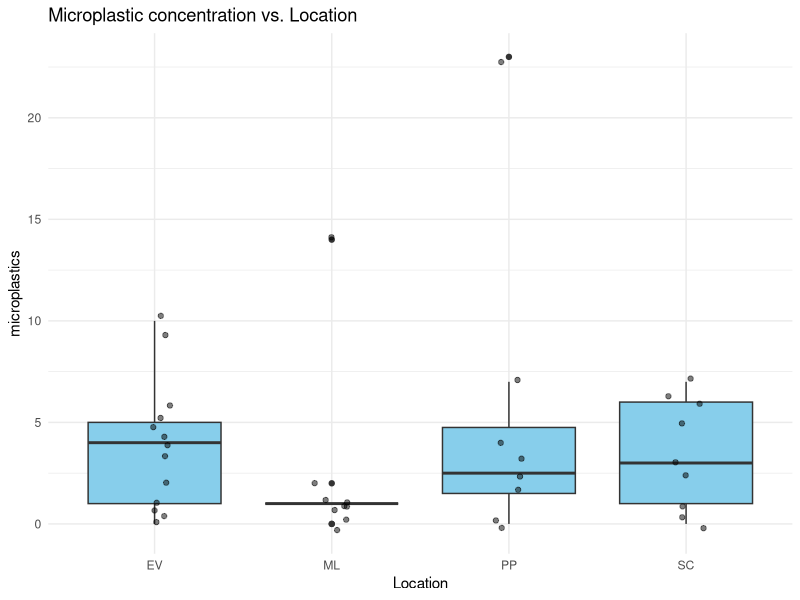
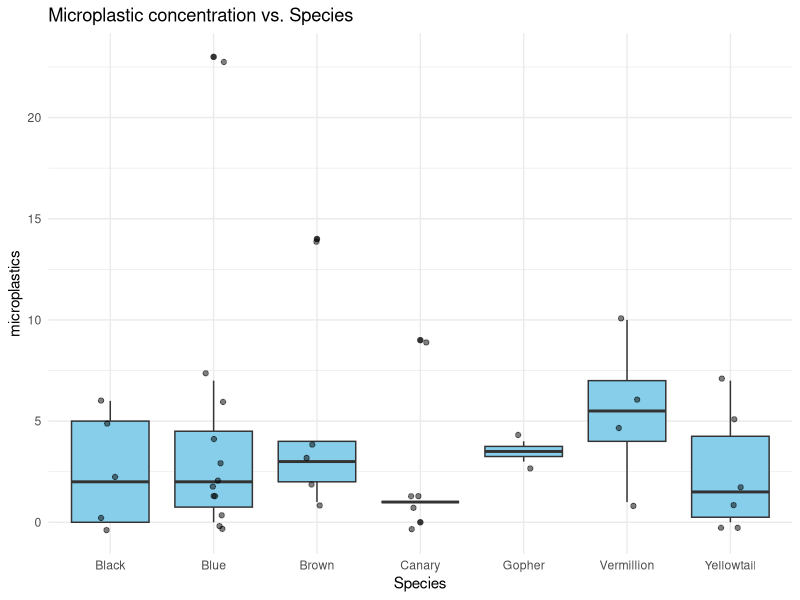

Recreate these plots in R, in order.
# pkgs and imports
library(tidyverse)
library(readr)
sample_log <- read_csv("sample_log.csv")

graphs <- function(x_value, text){
                   ggplot(sample_log, aes(x = x_value, y = MP_Stomach)) +
                     geom_boxplot(fill = "skyblue") +
                     geom_jitter(width = 0.1, alpha = 0.5) +
                     labs(title = paste("Microplastic concentration vs.", text), x = text, y = "microplastics") +
                     theme_minimal()
  }

# mp stomach vs location
graphs(sample_log$Location, "Location")
# vs species
graphs(sample_log$Species_ID, "Species")

# regular shapiro test
shapiro.test(sample_log$MP_Stomach)

# shapiro on residuals
# shapiro.test(locaov$residuals)
# shapiro.test(speciesaov$residuals)

# anova
# locaov <- aov(MP_Stomach ~ Location, data = sample_log)
# speciesaov <- aov(MP_Stomach ~ Species_ID, data = sample_log)
# summary(locaov)
# summary(speciesaov)

# TukeyHSD(locaov)
# TukeyHSD(speciesaov)

# kruskal wallis test
kruskal.test(MP_Stomach ~ Location, data = sample_log)
kruskal.test(MP_Stomach ~ Species_ID, data = sample_log)
